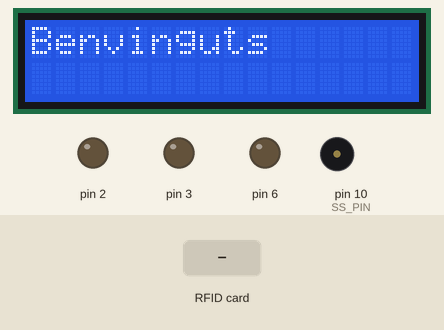
Simulated run of this sketch. Board: Arduino Uno, built with avr-gcc and run on an emulated ATmega328P. On the bench: 16×2 character LCD, output pins drawn as LEDs (lit = HIGH), buzzer (waves = sounding). The test bench sets the inputs (shaded band). Pins used as bus, display or sensor lines are not drawn.

Above: at 2.3 s.
2.4 s: RFID card 5E 7A 19 C4 held to the reader
At 3.1 s:
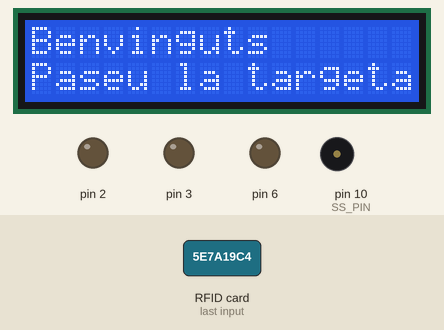
At 3.7 s:
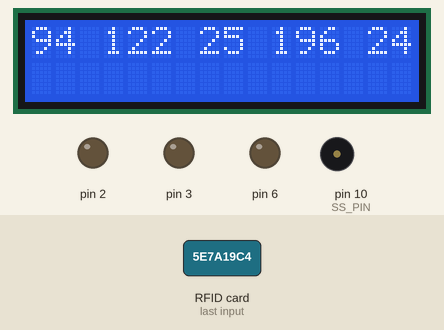
6.4 s: RFID card 5E 7A 19 C4 held to the reader
At 9.5 s:
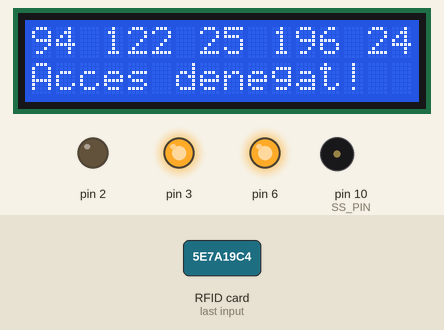
Timing chart, 0 to 11.8 s (numbered marks = the images above; inputs shaded):
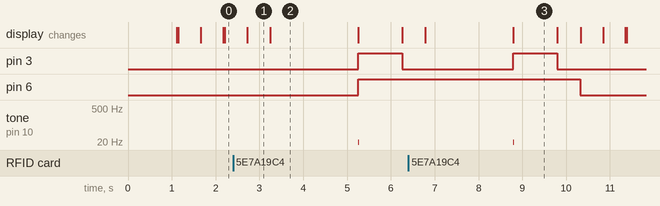

The sketch:

RFIDv2.ino
```cpp
 #include <LiquidCrystal_I2C.h>
 #include <SPI.h>
 #include <RFID.h>
 #define SS_PIN 10
 #define RST_PIN 5
 RFID rfid(SS_PIN,RST_PIN);
 int serNum[5];
 LiquidCrystal_I2C scr(0x27,16,2);

 void setup(){
  Serial.begin(9600);
  scr.begin();
  scr.noBacklight();
  delay(1000);
  scr.backlight();
  SPI.begin();
  rfid.init();
 }
 void loop(){
  while(!rfid.isCard()){
    pinMode(3,OUTPUT);
    pinMode(2,OUTPUT);
    pinMode(6,OUTPUT);
    digitalWrite(3,LOW);
    digitalWrite(2,LOW);
    digitalWrite(6,LOW);
    tone(0,0,0);
    scr.print("Benvinguts");
    delay(500);
    scr.setCursor(0,1);
    scr.print("Paseu la targeta");
    delay(500);
    scr.clear();
  }
   if(rfid.readCardSerial()) {
    scr.print(rfid.serNum[0],DEC);
    scr.print(" ");
    scr.print(rfid.serNum[1],DEC);
    scr.print(" ");
    scr.print(rfid.serNum[2],DEC);
    scr.print(" ");
    scr.print(rfid.serNum[3],DEC);
    scr.print(" ");
    scr.print(rfid.serNum[4],DEC);
    scr.println("");
    delay(2000);
    scr.setCursor(0,1);
    if(rfid.serNum[0] == 89) {
      scr.print("Acces autoritzat");
      digitalWrite(2,HIGH);
      digitalWrite(6,HIGH);
      tone(10,10,10);
      delay(500);
      digitalWrite(6,LOW);
      tone(0,0,0);
      delay(500);
      digitalWrite(6,HIGH);
      tone(10,10,10);
      delay(250);
      digitalWrite(6,LOW);
      tone(0,0,0);
    }
    else {
      scr.print("Acces denegat!");
      digitalWrite(6,HIGH);
      tone(10,10,10);
      digitalWrite(3,HIGH);
    }
    delay(1000);
    scr.clear();
    digitalWrite(2,LOW);
    digitalWrite(3,LOW);
    tone(0,0,0);
    delay(500);
   }
  rfid.halt();
 }
```

Measured:
- after the input at 2.4 s, pin 3: LOW → HIGH after 2.9 s, → LOW 1.0 s later; pin 6: LOW → HIGH after 2.9 s; tone on pin 10 (SS_PIN): silent → 10 Hz after 2.9 s, → silent 0.01 s later; the display: first differs from a run without the input after 0.84 s (image 2)
- after the input at 6.4 s, pin 3: LOW → HIGH after 2.4 s, → LOW 1.0 s later; pin 6: HIGH → LOW after 3.9 s instead of 0.38 s; tone on pin 10 (SS_PIN): silent → 10 Hz after 2.4 s, → silent 0.01 s later; the display: first changes after 0.38 s (image 3 shows a later state)
- what the display in image 1 shows lasts 0.5 s, from 2.7 s to 3.2 s
- what the display in image 2 shows lasts 2.1 s, from 3.2 s to 5.3 s
- what the display in image 3 shows lasts 1.0 s, from 8.8 s to 9.8 s
